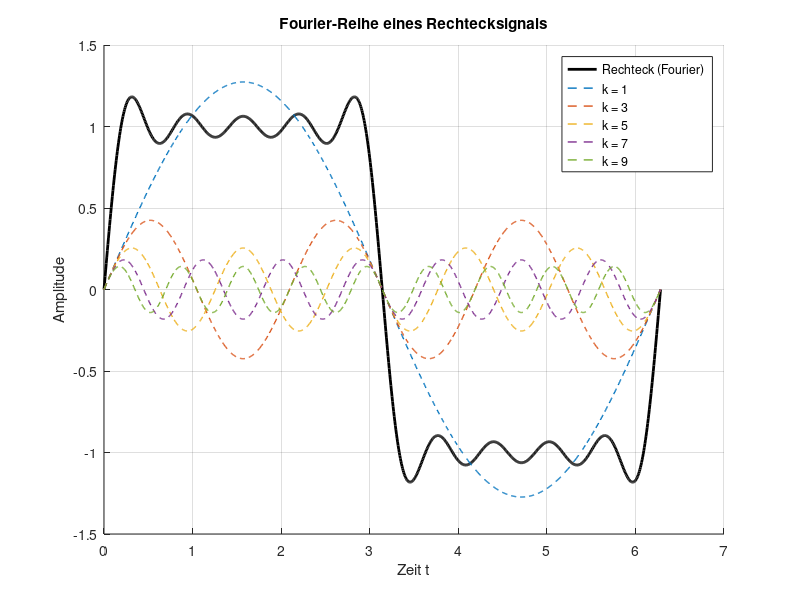

MATLAB code to generate this figure:
clc; clear; close all;

% Parameter
T = 2*pi; % Periode des Signals
t = linspace(0, T, 1000); % Zeitachse
N = 10; % Anzahl der verwendeten Harmonischen

% Rechtecksignal als Fourier-Reihe
square_signal = 0; % Initialisieren

% Berechnung der Fourier-Reihe
for k = 1:2:N  % Nur ungerade Harmonische
    square_signal = square_signal + (4 / (k * pi)) * sin(k * (2*pi/T) * t);
end

% Plot der Fourier-Reihe und der einzelnen Grundschwingungen
figure;
hold on;
plot(t, square_signal, 'k', 'LineWidth', 2, 'DisplayName', 'Rechteck (Fourier)');

% Einzelne Sinusschwingungen darstellen
for k = 1:2:N
    component = (4 / (k * pi)) * sin(k * (2*pi/T) * t);
    plot(t, component, '--', 'LineWidth', 1, 'DisplayName', ['k = ', num2str(k)]);
end

title('Fourier-Reihe eines Rechtecksignals');
xlabel('Zeit t');
ylabel('Amplitude');
legend;
grid on;
hold off;
